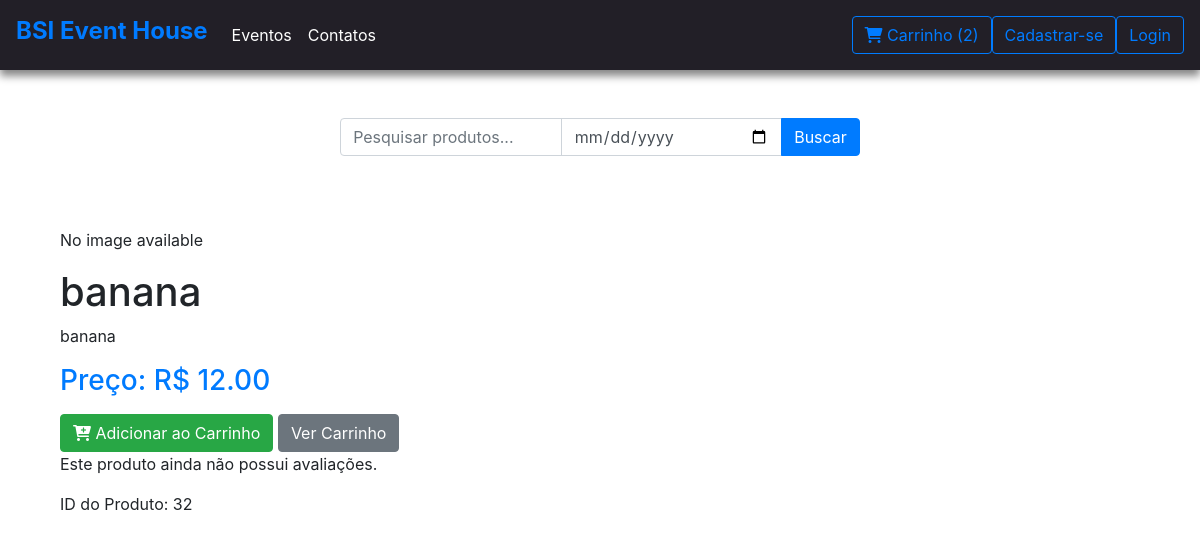
The page /detalhe_produto/32/ on the database its author committed.
### produtos/models.py (models this page shows, shortened)
class Produto(models.Model):
    nome = models.CharField(max_length=100)
    descricao = models.TextField()
    preco = models.DecimalField(max_digits=10, decimal_places=2)
    imagem = models.ImageField(upload_to='media/', null=True)
    data = models.DateField()
    localizacao = models.CharField(max_length=255)
    TIPO_CHOICES = [
        ('show', 'Show'),
        ('formatura', 'Formatura'),
        ('casamento', 'Casamento'),
        ('aniversário', 'Aniversário'),
        ('outros', 'Outros'),
    ]
    tipo = models.CharField(max_length=20, choices=TIPO_CHOICES)

### produtos/views.py (the view)
# urls.py: path('detalhe_produto/<int:produto_id>/', views.detalhe_produto, name='detalhe_produto'),
def detalhe_produto(request, produto_id):
    produto = get_object_or_404(Produto, id=produto_id)
    cart_items = CartItem.objects.all()
    return render(request, 'detalhe_produto.html', {'produto': produto, 'cart_items': cart_items})

### templates/detalhe_produto.html
{% extends 'base.html' %}
{% block content %}
<div class="container my-5">
    {% if produto.imagem %}
        <img src="{{ produto.imagem.url }}" alt="{{ produto.nome }}">
    {% elif produto.imagem_url %}
        <img src="{{ produto.imagem_url }}" alt="{{ produto.nome }}">
    {% else %}
        <p>No image available</p>
    {% endif %}
    <h1>{{ produto.nome }}</h1>
    <p>{{ produto.descricao }}</p>
    <h3 class="text-primary">Preço: R$ {{ produto.preco }}</h3>
    <div class="mt-3">
        <a href="{% url 'add_to_cart' produto.id %}" class="btn btn-success">
            <i class="fas fa-cart-plus"></i> Adicionar ao Carrinho
        </a>
        <a href="{% url 'cart' %}" class="btn btn-secondary">Ver Carrinho</a>
    </div>
    <div class="product-review">
{% if avaliacoes %}
    <ul>
        {% for avaliacao in avaliacoes %}
            <li>
                <strong>{{ avaliacao.usuario.username }}</strong>: {{ avaliacao.nota }} estrelas
                <p>{{ avaliacao.comentario }}</p>
            </li>
        {% endfor %}
    </ul>
{% else %}
    <p>Este produto ainda não possui avaliações.</p>
{% endif %}
<p>ID do Produto: {{ produto.id }}</p>
    </div>
</div>
{% endblock %}

### rows shown on the page
Produto: nome "banana", descricao "banana", preco "12.00", id "32"

### other values the page prints
{{ cart_items|length }} "2"
